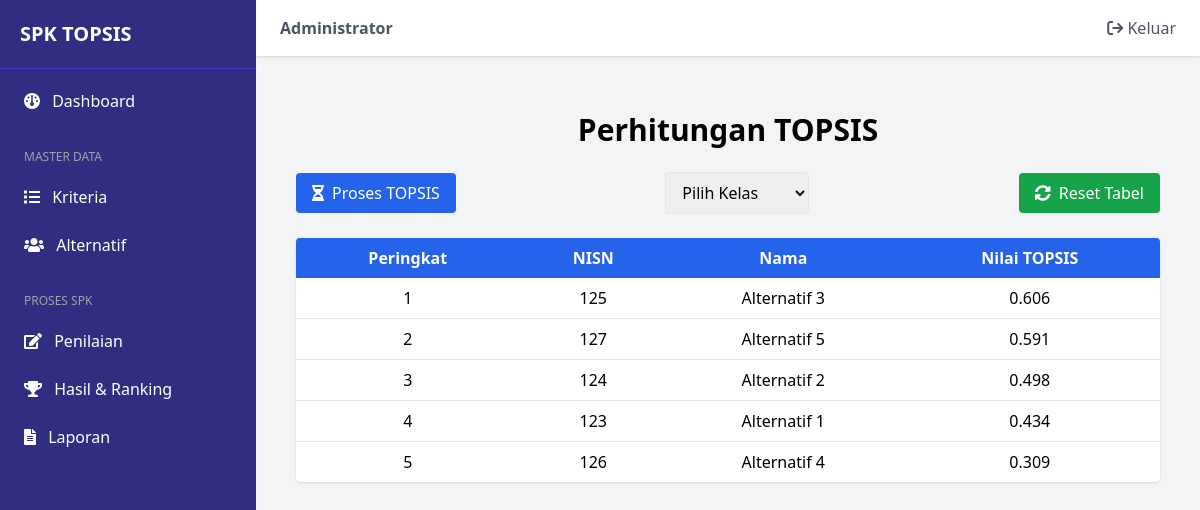
Screenshot of /menu.php?page=ranking (signed in) with the database file from the repository.
### tables this page shows
CREATE TABLE `perankingan` (
  `nisn` varchar(50) NOT NULL,
  `nama` varchar(50) NOT NULL,
  `nilai` double NOT NULL
);

### perankingan.php (the view, shortened to what this page needs)
<?php
    include "connection.php";
?>
<!DOCTYPE html>
<html lang="en">
<head>
<script src="https://cdn.tailwindcss.com"></script>
<link rel="stylesheet" href="https://cdnjs.cloudflare.com/ajax/libs/font-awesome/5.15.1/css/all.min.css">
</head>
<body class="bg-gray-100 font-sans">
<form action="" method="POST">
<div class="container mx-auto py-8 px-4">
    <h2 class="text-3xl font-bold text-center mb-6">Perhitungan TOPSIS</h2>
    <div class="flex flex-col md:flex-row items-center justify-between gap-4 mb-6">
        <div class="flex justify-center flex-1 order-1 md:order-2 w-full md:w-auto">
            <select name="kelas" id="kelas" class="border rounded px-3 py-2 w-40l md:w-36">
                <option value="Pilih Kelas">Pilih Kelas</option>
            </select>
        </div>
        <button type="submit" name="proses" class="bg-blue-600 hover:bg-blue-700 text-white px-4 py-2 rounded flex items-center gap-2 order-2 md:order-1 w-40 md:w-auto justify-center">
            <i class="fas fa-hourglass-half"></i> Proses TOPSIS
        </button>
        <button type="submit" name="reset" class="bg-green-600 hover:bg-green-700 text-white px-4 py-2 rounded flex items-center gap-2 order-3 w-40 md:w-auto justify-center">
            <i class="fas fa-sync-alt"></i> Reset Tabel
        </button>
    </div>
    <div class="overflow-x-auto bg-white rounded shadow">
        <table class="min-w-[600px] w-full text-center border-collapse">
            <thead class="bg-blue-600 text-white">
                <tr>
                    <th class="px-4 py-2">Peringkat</th>
                    <th class="px-4 py-2">NISN</th>
                    <th class="px-4 py-2">Nama</th>
                    <th class="px-4 py-2">Nilai TOPSIS</th>
                </tr>
            </thead>
            <tbody class="divide-y divide-gray-200">
                <?php
                $query = "SELECT * FROM perankingan ORDER BY nilai DESC";
                $result = mysqli_query($koneksi, $query);
                $no=1;
                while($row = mysqli_fetch_assoc($result)):
                ?>
                <tr class="hover:bg-blue-50 transition-colors">
                    <td class="px-4 py-2"><?php echo $no; ?></td>
                    <td class="px-4 py-2"><?php echo $row['nisn']; ?></td>
                    <td class="px-4 py-2"><?php echo $row['nama']; ?></td>
                    <td class="px-4 py-2"><?php echo number_format($row['nilai'], 3); ?></td>
                </tr>
                <?php $no++; endwhile; ?>
            </tbody>
        </table>
    </div>
</div>
</form>
</body>
</html>

### rows the page displays
perankingan: nisn "125", nama "Alternatif 3", nilai "0.606"
perankingan: nisn "127", nama "Alternatif 5", nilai "0.591"
perankingan: nisn "124", nama "Alternatif 2", nilai "0.498"
perankingan: nisn "123", nama "Alternatif 1", nilai "0.434"
perankingan: nisn "126", nama "Alternatif 4", nilai "0.309"

### other values shown
$_SESSION['full_name'] "Administrator"
